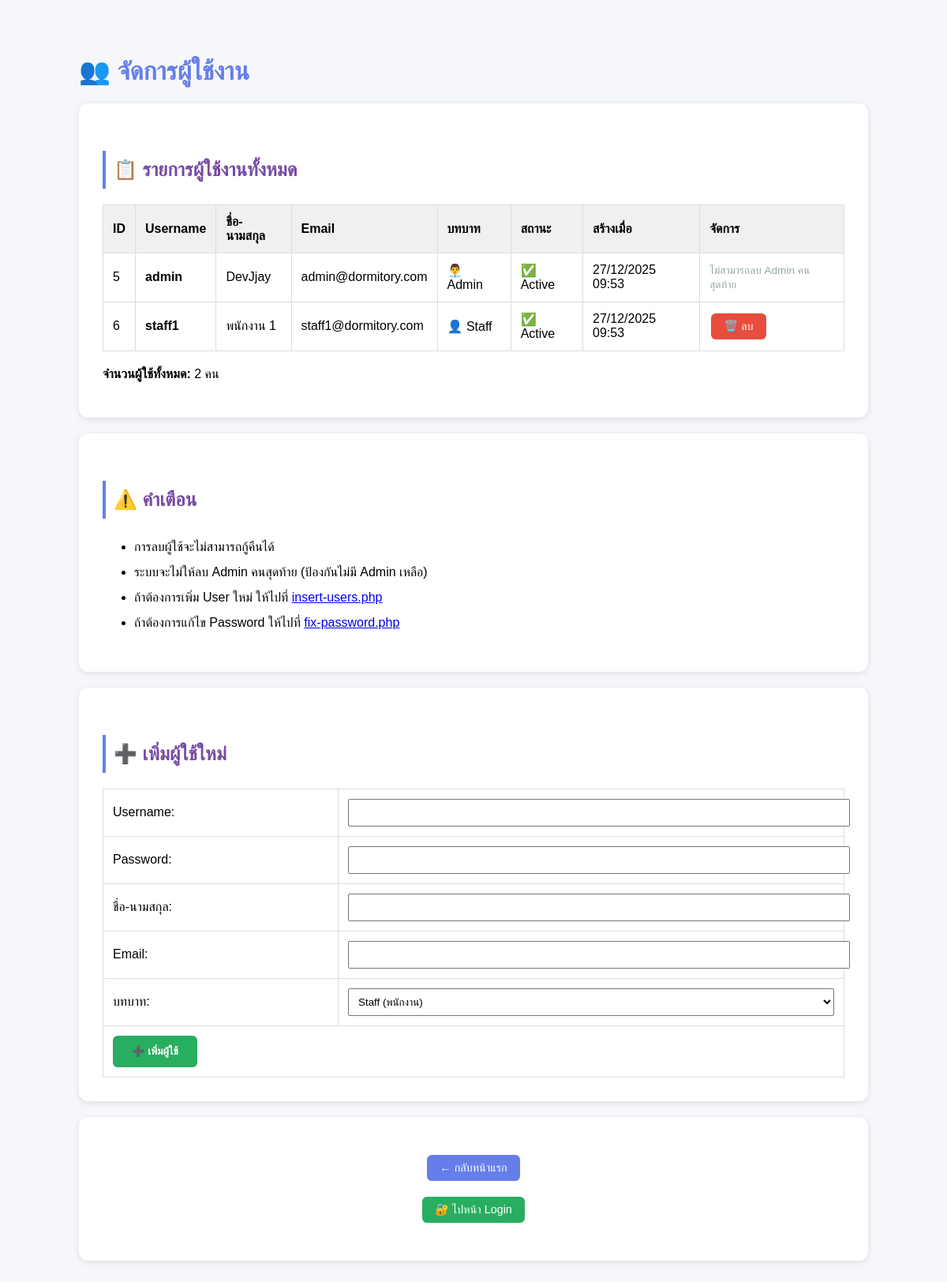
Screenshot of /admin/manage-users.php with the database file from the repository.
### tables this page shows
CREATE TABLE users (
    user_id INTEGER PRIMARY KEY AUTOINCREMENT,
    username TEXT UNIQUE NOT NULL,
    password TEXT NOT NULL,
    full_name TEXT NOT NULL,
    email TEXT,
    role TEXT DEFAULT 'staff' CHECK(role IN ('admin', 'staff')),
    created_at DATETIME DEFAULT CURRENT_TIMESTAMP,
    last_login DATETIME,
    is_active INTEGER DEFAULT 1
, avatar TEXT, phone TEXT, department TEXT);

### admin/manage-users.php (the view, shortened to what this page needs)
<?php
echo "<!DOCTYPE html><html><head><meta charset='UTF-8'><title>จัดการ Users</title>";
echo "<style>
body { font-family: 'Sarabun', Arial, sans-serif; max-width: 1000px; margin: 30px auto; padding: 20px; background: #f5f7fa; }
h1 { color: #667eea; }
h2 { color: #764ba2; margin-top: 30px; padding: 10px; background: white; border-left: 4px solid #667eea; }
.box { background: white; padding: 30px; border-radius: 12px; margin: 20px 0; box-shadow: 0 2px 8px rgba(0,0,0,0.1); }
table { width: 100%; border-collapse: collapse; }
th, td { padding: 12px; border: 1px solid #ddd; text-align: left; }
th { background: #f0f0f0; font-weight: 600; }
.btn { display: inline-block; padding: 8px 16px; margin: 2px; text-decoration: none; border-radius: 6px; font-size: 0.9em; }
.btn-danger { background: #e74c3c; color: white; }
.btn-primary { background: #667eea; color: white; }
.btn-success { background: #27ae60; color: white; }
.success { color: green; font-weight: bold; }
.error { color: red; font-weight: bold; }
</style></head><body>";
echo "<h1>👥 จัดการผู้ใช้งาน</h1>";
$db = Database::getInstance();
echo "<div class='box'>";
echo "<h2>📋 รายการผู้ใช้งานทั้งหมด</h2>";
$result = $db->query("SELECT * FROM users ORDER BY user_id");
$users = [];
while ($row = $result->fetchArray(SQLITE3_ASSOC)) {
    $users[] = $row;
}
if (empty($users)) {
    echo "<p>ไม่มีผู้ใช้งานในระบบ</p>";
} else {
    echo "<table>";
    echo "<tr>";
    echo "<th>ID</th><th>Username</th><th>ชื่อ-นามสกุล</th><th>Email</th><th>บทบาท</th><th>สถานะ</th><th>สร้างเมื่อ</th><th>จัดการ</th>";
    echo "</tr>";
    foreach ($users as $user) {
        echo "<tr>";
        echo "<td>{$user['user_id']}</td>";
        echo "<td><strong>{$user['username']}</strong></td>";
        echo "<td>{$user['full_name']}</td>";
        echo "<td>{$user['email']}</td>";
        echo "<td>" . ($user['role'] === 'admin' ? '👨‍💼 Admin' : '👤 Staff') . "</td>";
        echo "<td>" . ($user['is_active'] ? '✅ Active' : '❌ Inactive') . "</td>";
        echo "<td>" . date('d/m/Y H:i', strtotime($user['created_at'])) . "</td>";
        echo "<td>";
        $admin_count = $db->query("SELECT COUNT(*) as count FROM users WHERE role = 'admin'")->fetchArray(SQLITE3_ASSOC)['count'];
        if ($user['role'] === 'admin' && $admin_count <= 1) {
            echo "<span style='color: #95a5a6; font-size: 0.85em;'>ไม่สามารถลบ Admin คนสุดท้าย</span>";
        } else {
            echo "<a href='?delete={$user['user_id']}' class='btn btn-danger' onclick='return confirm(\"แน่ใจหรือว่าต้องการลบ {$user['username']}?\")'>🗑️ ลบ</a>";
        }
        echo "</td>";
        echo "</tr>";
    }
    echo "</table>";
    echo "<p style='margin-top: 20px;'><strong>จำนวนผู้ใช้ทั้งหมด:</strong> " . count($users) . " คน</p>";
}
echo "</div>";
echo "<div class='box'>";
echo "<h2>⚠️ คำเตือน</h2>";
echo "<ul style='line-height: 2;'>";
echo "<li>การลบผู้ใช้จะไม่สามารถกู้คืนได้</li>";
echo "<li>ระบบจะไม่ให้ลบ Admin คนสุดท้าย (ป้องกันไม่มี Admin เหลือ)</li>";
echo "<li>ถ้าต้องการเพิ่ม User ใหม่ ให้ไปที่ <a href='insert-users.php'>insert-users.php</a></li>";
echo "<li>ถ้าต้องการแก้ไข Password ให้ไปที่ <a href='fix-password.php'>fix-password.php</a></li>";
echo "</ul>";
echo "</div>";
echo "<div class='box'>";
echo "<h2>➕ เพิ่มผู้ใช้ใหม่</h2>";
if (isset($_POST['add_user'])) {
    $username = trim($_POST['username']);
    $password = $_POST['password'];
    $full_name = trim($_POST['full_name']);
    $email = trim($_POST['email']);
    $role = $_POST['role'];
    if (!empty($username) && !empty($password)) {
        $hashed = password_hash($password, PASSWORD_DEFAULT);
        $stmt = $db->prepare("INSERT INTO users (username, password, full_name, email, role, is_active, created_at) VALUES (:username, :password, :full_name, :email, :role, 1, :created_at)");
        $stmt->bindValue(':username', $username, SQLITE3_TEXT);
        $stmt->bindValue(':password', $hashed, SQLITE3_TEXT);
        $stmt->bindValue(':full_name', $full_name, SQLITE3_TEXT);
        $stmt->bindValue(':email', $email, SQLITE3_TEXT);
        $stmt->bindValue(':role', $role, SQLITE3_TEXT);
        $stmt->bindValue(':created_at', date('Y-m-d H:i:s'), SQLITE3_TEXT);
        if ($stmt->execute()) {
            echo "<p class='success'>✅ เพิ่มผู้ใช้ '{$username}' สำเร็จ!</p>";
            echo "<p><a href='?' class='btn btn-primary'>← กลับไปดูรายการ</a></p>";
        } else {
            echo "<p class='error'>❌ เกิดข้อผิดพลาด (อาจมี username ซ้ำ)</p>";
        }
    }
} else {
    echo "<form method='POST'>";
    echo "<table>";
    echo "<tr><td>Username:</td><td><input type='text' name='username' required style='width: 100%; padding: 8px;'></td></tr>";
    echo "<tr><td>Password:</td><td><input type='password' name='password' required style='width: 100%; padding: 8px;'></td></tr>";
    echo "<tr><td>ชื่อ-นามสกุล:</td><td><input type='text' name='full_name' required style='width: 100%; padding: 8px;'></td></tr>";
    echo "<tr><td>Email:</td><td><input type='email' name='email' style='width: 100%; padding: 8px;'></td></tr>";
    echo "<tr><td>บทบาท:</td><td>";
    echo "<select name='role' style='width: 100%; padding: 8px;'>";
    echo "<option value='staff'>Staff (พนักงาน)</option>";
    echo "</select>";
    echo "</td></tr>";
    echo "<tr><td colspan='2'><button type='submit' name='add_user' style='padding: 12px 24px; background: #27ae60; color: white; border: none; border-radius: 6px; cursor: pointer; font-weight: 600;'>➕ เพิ่มผู้ใช้</button></td></tr>";
    echo "</table>";
    echo "</form>";
}
echo "</div>";
echo "<div class='box' style='text-align: center;'>";
echo "<p><a href='index.php' class='btn btn-primary'>← กลับหน้าแรก</a></p>";
echo "<p><a href='auth/login.php' class='btn btn-success'>🔐 ไปหน้า Login</a></p>";
echo "</div>";
echo "</body></html>";
?>

### admin/manage-users.php (style rules this page uses)
body { font-family: 'Sarabun', Arial, sans-serif; max-width: 1000px; margin: 30px auto; padding: 20px; background: #f5f7fa; }
h1 { color: #667eea; }
h2 { color: #764ba2; margin-top: 30px; padding: 10px; background: white; border-left: 4px solid #667eea; }
.box { background: white; padding: 30px; border-radius: 12px; margin: 20px 0; box-shadow: 0 2px 8px rgba(0,0,0,0.1); }
table { width: 100%; border-collapse: collapse; }
th, td { padding: 12px; border: 1px solid #ddd; text-align: left; }
th { background: #f0f0f0; font-weight: 600; }
.btn { display: inline-block; padding: 8px 16px; margin: 2px; text-decoration: none; border-radius: 6px; font-size: 0.9em; }
.btn-danger { background: #e74c3c; color: white; }
.btn-primary { background: #667eea; color: white; }
.btn-success { background: #27ae60; color: white; }

### rows the page displays
users: user_id "5", username "admin", full_name "DevJjay", email "admin@dormitory.com", role "👨‍💼 Admin", is_active "✅ Active", created_at "27/12/2025 09:53"
users: user_id "6", username "staff1", full_name "พนักงาน 1", email "staff1@dormitory.com", role "👤 Staff", is_active "✅ Active", created_at "27/12/2025 09:53"

### other values shown
count($users) "2"
